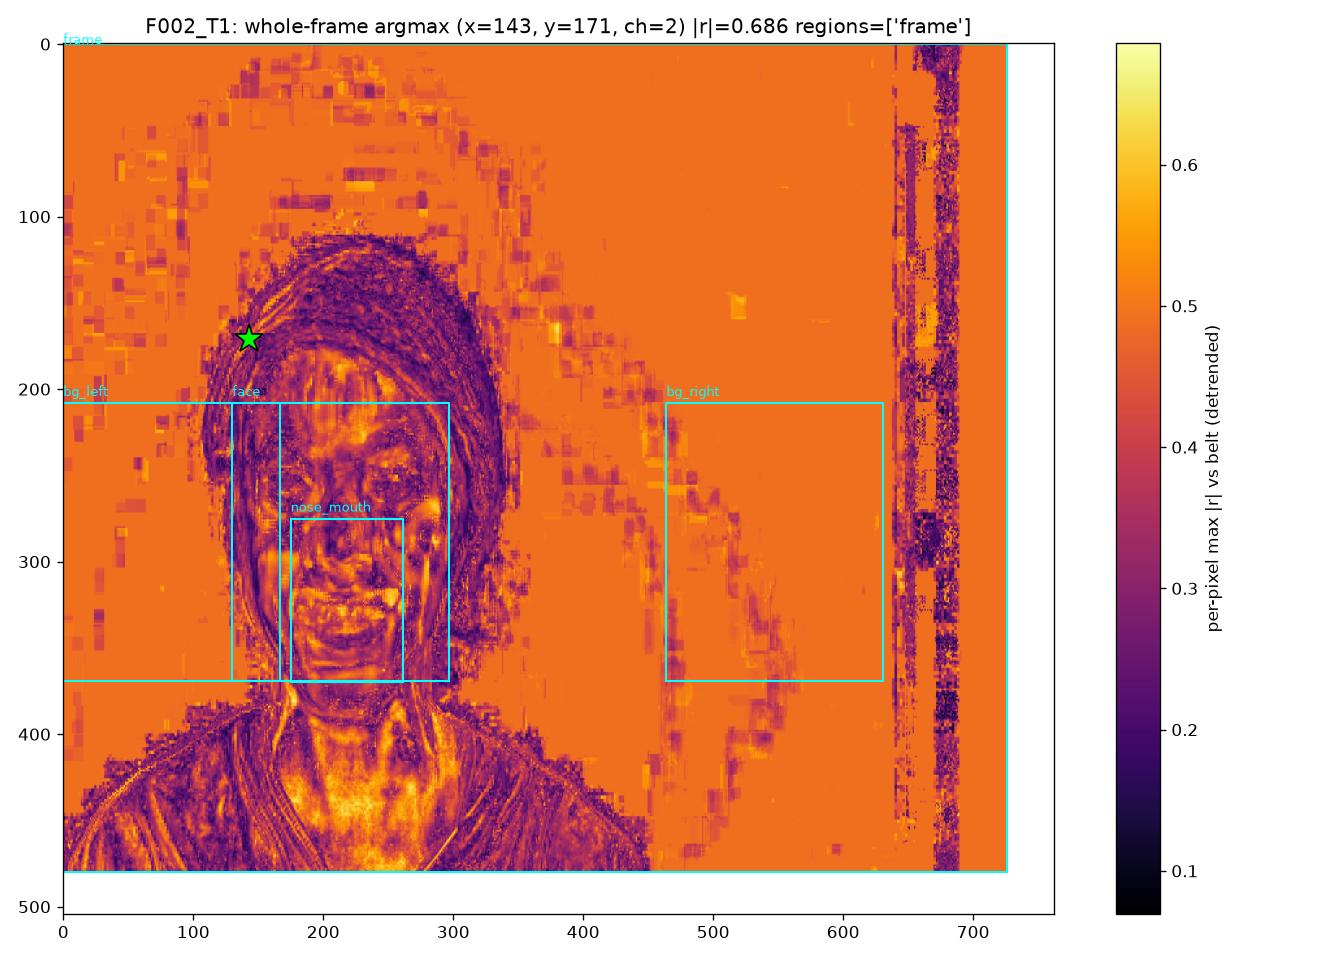

Here is the Python script that generated this plot:
#!/usr/bin/env python
"""WHERE is the whole-frame gate's best pixel? (TIR-ROI -> RESP, open Q1).

WHY THIS EXISTS
---------------
`roi_sweep.py` (v2) found that the `frame` (WHOLE-FRAME) box detects the
respiration belt MORE strongly than ANY face box on F001_T3 -- detrended band
`frame` 0.909 vs `face` 0.813 vs `nose_mouth` 0.804, while the two off-face
background controls stay clean (`bg_left` 0.539, `bg_right` 0.489). Because
`frame` is a SUPERSET of `face`, `bg_left` and `bg_right`, the winning pixel
must lie OUTSIDE all of them -- somewhere else in the 726x480 frame. Since the
statistic is a MAX OVER PIXELS, a box's score is just the single best pixel it
happens to contain, so "frame > face" does not say the signal is spatially
diffuse; it says the best pixel is off-face.

That matters because a positive in this line cannot be believed until we know
WHERE the winning pixel is:
  * if it sits on the belt buckle / the thermal camera's own housing / a text
    overlay / a hot object in the background, the whole-frame detection is an
    ARTIFACT and every "DETECTED" belt row it drives is spurious;
  * if it sits on the exhaled-air plume (nostrils/upper-lip, i.e. in the AIR,
    which a skin-only landmark box cannot contain) then the landmark box was the
    wrong region and the line genuinely reopens;
  * if it sits on the FACE, the frame box only won because the sweep resizes
    every box to a common size, and the location question dissolves.

METHOD
------
Decode the WHOLE thermal frame at native resolution (optionally spatially
downscaled for memory), then compute, for EVERY pixel and RGB channel, the SAME
statistic the gate uses -- max over +-`--lags` s of |r| against the belt, where r
is the circular normalised cross-correlation of two standardised series (imported
`bandpass` / `standardise` / `phase_scramble` from `native_resolution_gate.py`,
so this is the gate's own statistic and no re-derivation can drift). Report the
ARGMAX pixel (x, y, channel, lag, |r|) and classify it against every ROI box that
`roi_sweep.build_candidates` builds (face / nose_mouth / bg_left / bg_right /
4x4 disjoint tiles), then dump a heatmap PNG with the argmax and the boxes drawn
on top.

The `--detrend` option subtracts the per-frame whole-frame channel mean first, so
a winner that survives detrending is LOCAL (not the camera's global auto-gain
channel). A `vs motion_x` map is produced too, because `motion_x` is the
positive control AND is itself not spatially specific (open Q2).

`--nperm` (default 0) additionally gives the phase-scrambled NULL of the whole
frame's max|r| -- the exact statistic whose argmax is reported -- so the LOCATION
is accompanied by a p-value immune to the multiple-comparison count.

Usage (from ``code/``, MUST run on a compute node -- it decodes the raw .wmv)::

    python notes/eval/tir_resp/frame_argmax.py --sessions F001_T3
    python notes/eval/tir_resp/frame_argmax.py --sessions F001_T3 --nperm 50
"""
from __future__ import annotations

import argparse
import json
import os
import sys
from typing import Dict, List, Optional, Tuple

import numpy as np

sys.path.insert(0, os.path.dirname(os.path.abspath(__file__)))
sys.path.insert(0, os.path.dirname(os.path.dirname(os.path.dirname(
    os.path.abspath(__file__)))))

from data import video_io as vio                                     # noqa: E402
from data.tir_resp_dataset import (discover_sessions,                # noqa: E402
                                   parse_ir_features)
from native_resolution_gate import (bandpass, landmark_motion,       # noqa: E402
                                    load_belt, phase_scramble,
                                    standardise)
from roi_sweep import build_candidates                               # noqa: E402


# --------------------------------------------------------------------------- #
# decode
# --------------------------------------------------------------------------- #
def decode_full_frame(video: str, downscale: int = 1, chunk: int = 200
                      ) -> Tuple[np.ndarray, Tuple[int, int]]:
    """Decode EVERY frame of ``video`` -> ``([F, H, W, 3] uint8, (H, W))``.

    One sequential pass; ``downscale`` > 1 spatially averages by that factor
    (INTER_AREA) so a long session cannot blow the memory budget. The returned
    frames are the RAW whole frame -- NOT the ROI crop -- because the whole point
    is to see the pixels outside the ROI box.
    """
    import cv2
    parts: List[np.ndarray] = []
    hw = (0, 0)
    with vio.open_video(video) as r:
        n = int(r.num_frames)
        for s in range(0, n, chunk):
            part = r.read_range(s, min(chunk, n - s))       # [t, H, W, 3] RGB
            if part is None or len(part) == 0:
                break
            out = part
            if downscale > 1:
                hw = (max(1, part.shape[1] // downscale),
                      max(1, part.shape[2] // downscale))
                out = np.stack([cv2.resize(f, (hw[1], hw[0]),
                                           interpolation=cv2.INTER_AREA)
                                for f in part])
            else:
                hw = (part.shape[1], part.shape[2])
            parts.append(np.ascontiguousarray(out))
    if not parts:
        raise RuntimeError(f'no frames decoded from {video}')
    return np.concatenate(parts, axis=0), hw


# --------------------------------------------------------------------------- #
# the gate statistic, but LOCATING its argmax
# --------------------------------------------------------------------------- #
def _max_abs_corr_locate(X: np.ndarray, y: np.ndarray, lags: np.ndarray,
                         device: str, block: int
                         ) -> Tuple[np.ndarray, np.ndarray]:
    """Per-ROW max over lags of |r| -- the gate statistic, one pixel at a time.

    ``X`` is ``[P, F]`` ALREADY standardised per row; ``y`` is ``[F]`` already
    standardised. Returns the per-row max|r| and the lag that achieved it, so a
    running ``.argmax()`` gives both the value and the LOCATION of the winner.
    Blocked over P so a full-frame map never materialises the [P, L] cross-
    correlation at once.
    """
    import torch
    P = X.shape[0]
    best = np.empty(P, dtype=np.float32)
    best_lag = np.empty(P, dtype=np.int32)
    yt = torch.as_tensor(np.asarray(y, dtype=np.float32), device=device)
    Y = torch.stack([torch.roll(yt, int(l)) for l in lags], dim=1)   # [F, L]
    lags_np = np.asarray(lags, dtype=np.int32)
    for p0 in range(0, P, block):
        Xb = torch.as_tensor(X[p0:p0 + block], dtype=torch.float32,
                             device=device)
        C = (Xb @ Y) / float(yt.numel())                 # [pb, L]
        v, idx = C.abs().max(dim=1)
        best[p0:p0 + block] = v.detach().cpu().numpy()
        best_lag[p0:p0 + block] = lags_np[idx.detach().cpu().numpy()]
    return best, best_lag


def _global_max(X: np.ndarray, y: np.ndarray, lags: np.ndarray, device: str,
                block: int) -> float:
    """Scalar max over pixels and lags of |r| -- the null statistic."""
    best, _ = _max_abs_corr_locate(X, y, lags, device, block)
    return float(best.max())


def build_series(frames: np.ndarray, gmean: Optional[np.ndarray],
                 band, fps: float) -> np.ndarray:
    """[F, H, W, 3] uint8 -> [P, F] float32, band-passed, standardised per row.

    ``gmean`` non-None subtracts the per-frame whole-frame channel mean (the
    DETRENDED variant). The column index maps C-order: ``p = h*(W*3) + w*3 + c``.
    """
    F, H, W, C = frames.shape
    P = H * W * C
    x = frames.reshape(F, P).T.astype(np.float32)          # [P, F]
    if gmean is not None:
        ch = np.arange(P) % C
        x = x - gmean[:F][:, ch].T.astype(np.float32)
    if band:
        x = bandpass(x, fps, band, axis=1).astype(np.float32)
    xs, _ = standardise(x)                                  # [P, F]
    return np.ascontiguousarray(xs, dtype=np.float32)


def pixel_xyc(p: int, W: int, C: int = 3) -> Tuple[int, int, int]:
    """Flat C-order index -> (y, x, channel) on the [H, W, C] frame grid."""
    c = p % C
    w = (p // C) % W
    h = p // (C * W)
    return h, w, c


def regions_of(x: int, y: int, boxes: Dict[str, Dict[str, int]]) -> List[str]:
    """Names of every candidate box that contains the pixel (x, y)."""
    return [name for name, b in boxes.items()
            if b['x'] <= x < b['x'] + b['w'] and b['y'] <= y < b['y'] + b['h']]


# --------------------------------------------------------------------------- #
# self-test: no data, no decode -- proves the argmax LOCATION is correct
# --------------------------------------------------------------------------- #
def _selftest() -> int:
    print('[selftest] synthetic frames with a belt signal in a KNOWN off-face '
          'block; the argmax must land inside it')
    rng = np.random.default_rng(0)
    F, H, W = 400, 60, 90
    frames = rng.integers(0, 256, size=(F, H, W, 3), dtype=np.uint8)
    belt = np.sin(2 * np.pi * 0.25 * np.arange(F) / 25.0)
    # Inject a NEAR-PERFECT belt copy in a KNOWN block OUTSIDE every box below
    # (bottom-centre), on a flat 128 base so the correlation is unambiguous.
    iy, ix = 48, 40
    frames[:, iy:iy + 6, ix:ix + 6, 1] = np.clip(
        np.rint(128.0 + 90.0 * belt[:, None, None]), 0, 255).astype(np.uint8)
    # fake boxes, all DISJOINT from the injection: face top-left, the two
    # background controls bottom-left / bottom-right -- so the winner must fall
    # in 'frame' ONLY, i.e. off-face AND off both background controls.
    boxes = {'frame': {'x': 0, 'y': 0, 'w': W, 'h': H},
             'face': {'x': 5, 'y': 5, 'w': 30, 'h': 30},
             'bg_left': {'x': 0, 'y': 40, 'w': 20, 'h': 15},
             'bg_right': {'x': 70, 'y': 40, 'w': 20, 'h': 15}}
    lags = np.arange(-3, 4)
    F_ = frames.shape[0]
    gmean = frames.reshape(F_, -1, 3).mean(axis=1)          # [F, 3]
    X = build_series(frames, gmean, band=None, fps=25.0)
    y = np.asarray(belt, dtype=np.float64)
    y = (y - y.mean()) / (y.std() + 1e-12)
    best, blag = _max_abs_corr_locate(X, y, lags, device='cpu', block=20000)
    p = int(best.argmax())
    h, w, c = pixel_xyc(p, W)
    regs = regions_of(w, h, boxes)
    print(f'[selftest] argmax pixel (x={w}, y={h}, ch={c}) |r|={best[p]:.3f} '
          f'lag={blag[p]} regions={regs}')
    in_block = (iy <= h < iy + 6) and (ix <= w < ix + 6)
    ok = in_block and best[p] > 0.95 and regs == ['frame']
    print(f'[selftest] {"PASS" if ok else "FAIL"}: argmax inside the injected '
          f'off-face block {(ix, iy)}, |r|>0.95, contained by frame ONLY')
    return 0 if ok else 1


# --------------------------------------------------------------------------- #
def main(argv: Optional[List[str]] = None) -> int:
    ap = argparse.ArgumentParser(
        description=__doc__,
        formatter_class=argparse.RawDescriptionHelpFormatter)
    ap.add_argument('--selftest', action='store_true',
                    help='run the synthetic location check and exit (no data)')
    ap.add_argument('--raw_root', default=os.environ.get(
        'RAW_DATA_PATH', '/work/projects/l0003511/test'))
    ap.add_argument('--sessions', default='F001_T3',
                    help='the roi_sweep v2 winner by default')
    ap.add_argument('--downscale', default=1, type=int,
                    help='spatial INTER_AREA downscale factor; 1 = native')
    ap.add_argument('--grid', default=4, type=int,
                    help='face box is cut into grid x grid DISJOINT tiles')
    ap.add_argument('--band', default='0.1,0.6')
    ap.add_argument('--lags', default=3.0, type=float)
    ap.add_argument('--fps', default=25.0, type=float)
    ap.add_argument('--nperm', default=0, type=int,
                    help='phase-scrambled nulls of the whole-frame max|r|; '
                         '0 = locate only (significance is already in the gate)')
    ap.add_argument('--block', default=40000, type=int,
                    help='pixels per correlation block (memory guard)')
    ap.add_argument('--device', default='cpu')
    ap.add_argument('--out', default='notes/eval/tir_resp/frame_argmax.json')
    ap.add_argument('--figure', default='notes/eval/tir_resp/frame_argmax.png')
    args = ap.parse_args(argv)

    if args.selftest:
        return _selftest()

    lags = np.arange(-int(round(args.lags * args.fps)),
                     int(round(args.lags * args.fps)) + 1)
    band = None
    if args.band.strip():
        band = tuple(float(v) for v in args.band.split(','))
    print(f'[argmax] raw_root : {args.raw_root}')
    print(f'[argmax] sessions : {args.sessions}')
    print(f'[argmax] lags     : +-{args.lags}s = {lags.size} samples | '
          f'band {band} | downscale {args.downscale} | nperm {args.nperm}')

    out: Dict = {'lags_s': args.lags, 'band': band, 'downscale': args.downscale,
                 'nperm': args.nperm, 'sessions': {}}

    for name in [s.strip() for s in args.sessions.split(',') if s.strip()]:
        subj, task = name.split('_')
        spec = discover_sessions(args.raw_root, subjects=[subj],
                                 tasks=[task])[0]
        print(f'\n=== {name} ===')
        frames, (H, W) = decode_full_frame(spec['video'], args.downscale)
        n = int(frames.shape[0])
        scale = 1.0 / max(1, args.downscale)
        print(f'  decoded whole frame {H}x{W} (downscale {args.downscale}), '
              f'{n} frames')

        lm = parse_ir_features(spec['ir_file'])           # [F, 28, 2]
        boxes, ann = build_candidates(lm, (H, W), grid=args.grid)
        if args.downscale > 1:                            # scale boxes to grid
            boxes = {k: {'x': int(round(b['x'] * scale)),
                         'y': int(round(b['y'] * scale)),
                         'w': max(2, int(round(b['w'] * scale))),
                         'h': max(2, int(round(b['h'] * scale)))}
                     for k, b in boxes.items()}
        belt = load_belt(spec['resp_file'], n, args.fps)
        motion = landmark_motion(spec['ir_file'], n)
        n = int(min(n, belt.size, motion.shape[0]))
        frames = frames[:n]
        gmean = frames.reshape(n, -1, 3).mean(axis=1)     # [n, 3], per frame

        rec: Dict = {'frame_hw': [H, W], 'n_frames': n,
                     'boxes': boxes, 'anatomy': ann, 'variants': {}}
        refs = {'belt': belt[:n], 'motion_x': motion[:n, 0]}
        # primary map (for the figure): detrended band belt
        primary: Optional[np.ndarray] = None
        # detrended FIRST so the PRIMARY combo (the one whose location drives the
        # verdict) is printed before the diagnostic's cheaper side-combos.
        for variant in ('detrended', 'raw'):
            gm = None if variant == 'raw' else gmean
            X = build_series(frames, gm, band, args.fps)   # [P, n] float32
            for ref, y0 in refs.items():
                y = np.asarray(y0, dtype=np.float64)
                # Match run_gate EXACTLY: it band-passes BOTH the pixel series
                # and the reference. Skipping this on y leaves a BAND-LIMITED
                # series correlated against a BROADBAND motion_x, which crushes
                # the positive control (0.9 -> 0.34) for no physical reason.
                if band:
                    y = bandpass(y, args.fps, band)
                y = (y - y.mean()) / (y.std() + 1e-12)
                best, blag = _max_abs_corr_locate(X, y, lags, args.device,
                                                  args.block)
                p = int(best.argmax())
                h, w, c = pixel_xyc(p, W)
                regs = regions_of(w, h, boxes)
                # per-REGION argmax: the best pixel each named box contains,
                # so the face-vs-off-face comparison is at ONE resolution
                region_best: Dict[str, Dict] = {}
                for rname, b in boxes.items():
                    sub = best.reshape(H, W, 3)[b['y']:b['y'] + b['h'],
                                                b['x']:b['x'] + b['w'], :]
                    if sub.size == 0:
                        continue
                    flat = int(sub.reshape(-1).argmax())
                    rh, rw, rc = np.unravel_index(flat, sub.shape)
                    region_best[rname] = {
                        'best': float(sub.reshape(-1)[flat]),
                        'x': int(b['x'] + rw), 'y': int(b['y'] + rh),
                        'ch': int(rc)}
                res = {'best': float(best[p]), 'x': int(w), 'y': int(h),
                       'ch': int(c), 'lag': int(blag[p]), 'regions': regs,
                       'region_best': region_best,
                       'n_pixels': int(best.size)}
                # The phase-scrambled null is ~1 pass x nperm, so compute it ONLY
                # for the PRIMARY combo (detrended band vs belt) whose location
                # drives the verdict -- the other combos need the map, not a
                # p-value (the gate already established significance, and
                # null-ing motion_x/raw here would cost ~13x for no new claim).
                if args.nperm > 0 and variant == 'detrended' and ref == 'belt':
                    rng = np.random.default_rng(0)
                    nul = np.empty(args.nperm, dtype=np.float64)
                    for i in range(args.nperm):
                        ys = phase_scramble(y, rng)
                        nul[i] = _global_max(X, ys, lags, args.device,
                                             args.block)
                    res['null95'] = float(np.percentile(nul, 95))
                    res['null_median'] = float(np.median(nul))
                    res['p'] = float((nul >= best[p]).mean())
                    print(f'  [{variant:9s} vs {ref:8s}] null95 '
                          f'{res["null95"]:.3f} p {res["p"]:.3f}')
                rec['variants'][f'{variant}|{ref}'] = res
                print(f'  [{variant:9s} vs {ref:8s}] ARGMAX at (x={w}, y={h}, '
                      f'ch={c}) |r|={best[p]:.3f} lag={blag[p]}  '
                      f'regions={regs or ["<none>"]}')
                fb = region_best.get('face', {})
                print(f'      region max|r|: frame {region_best.get("frame",{}).get("best",float("nan")):.3f}'
                      f' | face {fb.get("best",float("nan")):.3f}'
                      f' | nose_mouth {region_best.get("nose_mouth",{}).get("best",float("nan")):.3f}'
                      f' | bg_left {region_best.get("bg_left",{}).get("best",float("nan")):.3f}'
                      f' | bg_right {region_best.get("bg_right",{}).get("best",float("nan")):.3f}')
                if variant == 'detrended' and ref == 'belt':
                    primary = best.reshape(H, W, 3)
            del X
        out['sessions'][name] = rec

        if primary is not None:
            base, ext = os.path.splitext(args.figure)
            _save_figure(f'{base}_{name}{ext}', name, primary.max(axis=2),
                         boxes, rec)

    if args.out:
        os.makedirs(os.path.dirname(args.out) or '.', exist_ok=True)
        with open(args.out, 'w') as fh:
            json.dump(out, fh, indent=2, default=float)
        print(f'\njson -> {args.out}')
    return 0


def _save_figure(path: str, name: str, m: np.ndarray,
                 boxes: Dict[str, Dict[str, int]], rec: Dict) -> None:
    """Heatmap of per-pixel max|r| (detrended belt), boxes + argmax overlaid."""
    try:
        import matplotlib
        matplotlib.use('Agg')
        import matplotlib.pyplot as plt
        from matplotlib.patches import Rectangle
    except Exception as exc:                              # pragma: no cover
        print(f'[argmax] figure skipped ({exc})')
        return
    res = rec['variants'].get('detrended|belt', {})
    fig, ax = plt.subplots(figsize=(11, 8), dpi=120)
    im = ax.imshow(m, cmap='inferno', aspect='auto')
    fig.colorbar(im, ax=ax, label='per-pixel max |r| vs belt (detrended)')
    for rname, b in boxes.items():
        if rname.startswith('tile_'):
            continue
        ax.add_patch(Rectangle((b['x'], b['y']), b['w'], b['h'], fill=False,
                               edgecolor='cyan', lw=1.2))
        ax.text(b['x'], max(0, b['y'] - 4), rname, color='cyan', fontsize=8)
    if 'x' in res:
        ax.plot(res['x'], res['y'], marker='*', color='lime', ms=18, mec='k')
        ax.set_title(f'{name}: whole-frame argmax (x={res["x"]}, y={res["y"]}, '
                     f'ch={res["ch"]}) |r|={res["best"]:.3f} '
                     f'regions={res.get("regions")}')
    else:
        ax.set_title(f'{name}: per-pixel max |r| (detrended belt)')
    os.makedirs(os.path.dirname(path) or '.', exist_ok=True)
    fig.tight_layout()
    fig.savefig(path)
    plt.close(fig)
    print(f'figure -> {path}')


if __name__ == '__main__':
    sys.exit(main())
